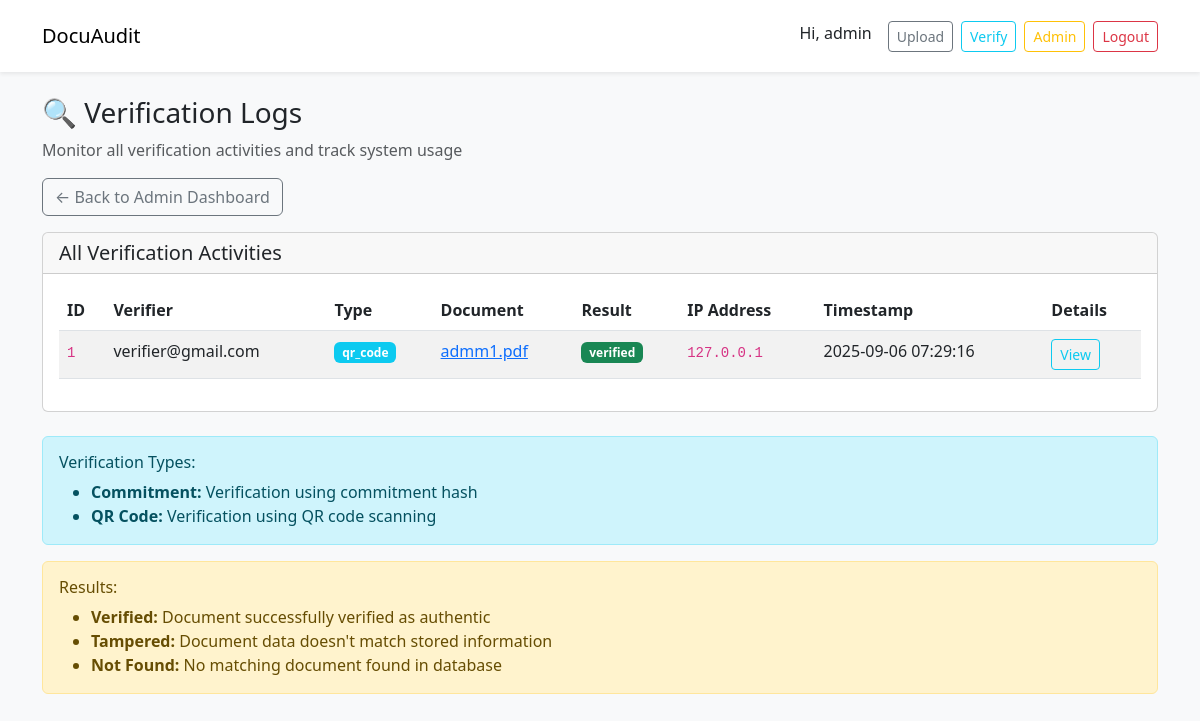
/admin/verification-logs (signed in), run on the app's committed database.
### app.py (models this page shows)
class User(UserMixin, db.Model):
    __tablename__ = "users"
    id = db.Column(db.Integer, primary_key=True)
    email = db.Column(db.String(255), unique=True, nullable=False)
    password_hash = db.Column(db.String(255), nullable=False)
    name = db.Column(db.String(255))
    role = db.Column(db.String(32), default="prover")  # prover, verifier, admin
    eth_address = db.Column(db.String(255), nullable=True)
    status = db.Column(db.String(32), default="active")  # active, pending, blocked, suspended
    is_approved = db.Column(db.Boolean, default=False)  # admin approval required
    last_login = db.Column(db.DateTime, nullable=True)
    created_at = db.Column(db.DateTime, default=datetime.utcnow)

class VerificationLog(db.Model):
    __tablename__ = "verification_logs"
    id = db.Column(db.Integer, primary_key=True)
    verifier_id = db.Column(db.Integer, db.ForeignKey("users.id"), nullable=False)
    document_id = db.Column(db.Integer, db.ForeignKey("documents.id"), nullable=True)
    verification_type = db.Column(db.String(32), nullable=False)  # commitment, qr_code
    verification_data = db.Column(db.Text, nullable=True)  # commitment hash or QR data
    result = db.Column(db.String(32), nullable=False)  # verified, tampered, not_found
    ip_address = db.Column(db.String(45), nullable=True)
    user_agent = db.Column(db.Text, nullable=True)
    created_at = db.Column(db.DateTime, default=datetime.utcnow)
    verifier = db.relationship("User", backref="verification_logs")
    document = db.relationship("Document", backref="verification_logs")

class Document(db.Model):
    __tablename__ = "documents"
    id = db.Column(db.Integer, primary_key=True)
    owner_id = db.Column(db.Integer, db.ForeignKey("users.id"), nullable=False)
    filename = db.Column(db.String(512))
    stored_filename = db.Column(db.String(512))  # encrypted file name on server
    filesize = db.Column(db.Integer)
    commitment = db.Column(db.String(128))  # keccak256(owner || fileHash || salt)
    salt = db.Column(db.String(128), nullable=True)
    cid = db.Column(db.String(512), nullable=True)  # optional IPFS CID
    status = db.Column(db.String(32), default="uploaded")
    qr_code_data = db.Column(db.Text, nullable=True)  # base64 encoded QR code
    created_at = db.Column(db.DateTime, default=datetime.utcnow)
    owner = db.relationship("User", backref="documents")

### app.py (the view)
@app.route("/admin/verification-logs")
@login_required
def admin_verification_logs():
    if current_user.role != "admin":
        flash("Access denied. Admin role required.", "danger")
        return redirect(url_for("dashboard"))
    logs = db.session.query(VerificationLog, User, Document)\
        .join(User, VerificationLog.verifier_id == User.id)\
        .outerjoin(Document, VerificationLog.document_id == Document.id)\
        .order_by(VerificationLog.created_at.desc()).all()
    return render_template("admin_verification_logs.html", logs=logs)

### app.py (called while the page is built)
@login_manager.user_loader
def load_user(user_id):
    return User.query.get(int(user_id))

### templates/admin_verification_logs.html (shortened to what this page needs)
{% extends "base.html" %}
{% block body %}
<h3>🔍 Verification Logs</h3>
<p class="text-muted">Monitor all verification activities and track system usage</p>
<div class="mb-3">
  <a href="{{ url_for('admin_dashboard') }}" class="btn btn-outline-secondary">← Back to Admin Dashboard</a>
</div>
<div class="card">
  <div class="card-header">
    <h5 class="mb-0">All Verification Activities</h5>
  </div>
  <div class="card-body">
    <div class="table-responsive">
      <table class="table table-striped">
        <thead>
          <tr>
            <th>ID</th>
            <th>Verifier</th>
            <th>Type</th>
            <th>Document</th>
            <th>Result</th>
            <th>IP Address</th>
            <th>Timestamp</th>
            <th>Details</th>
          </tr>
        </thead>
        <tbody>
          {% for log, verifier, doc in logs %}
            <tr>
              <td><code>{{ log.id }}</code></td>
              <td>{{ verifier.email }}</td>
              <td>
                <span class="badge bg-{{ 'primary' if log.verification_type == 'commitment' else 'info' }}">
                  {{ log.verification_type }}
                </span>
              </td>
              <td>
                {% if doc %}
                  <a href="#" title="{{ doc.filename }}">{{ doc.filename[:20] }}{{ '...' if doc.filename|length > 20 else '' }}</a>
                {% else %}
                  <span class="text-muted">N/A</span>
                {% endif %}
              </td>
              <td>
                <span class="badge bg-{{ 'success' if log.result == 'verified' else 'danger' if log.result == 'tampered' else 'warning' }}">
                  {{ log.result }}
                </span>
              </td>
              <td><code>{{ log.ip_address or 'N/A' }}</code></td>
              <td>{{ log.created_at.strftime('%Y-%m-%d %H:%M:%S') }}</td>
              <td>
                <button class="btn btn-sm btn-outline-info"
                        onclick="showDetails('{{ log.id }}', '{{ log.verification_data[:100] }}{{ '...' if log.verification_data|length > 100 else '' }}', '{{ log.user_agent or 'N/A' }}')">
                  View
                </button>
              </td>
            </tr>
          {% else %}
            <tr><td colspan="8" class="text-center">No verification logs found</td></tr>
          {% endfor %}
        </tbody>
      </table>
    </div>
  </div>
</div>
<div class="mt-4">
  <div class="alert alert-info">
    <h6>Verification Types:</h6>
    <ul class="mb-0">
      <li><strong>Commitment:</strong> Verification using commitment hash</li>
      <li><strong>QR Code:</strong> Verification using QR code scanning</li>
    </ul>
  </div>
  <div class="alert alert-warning">
    <h6>Results:</h6>
    <ul class="mb-0">
      <li><strong>Verified:</strong> Document successfully verified as authentic</li>
      <li><strong>Tampered:</strong> Document data doesn't match stored information</li>
      <li><strong>Not Found:</strong> No matching document found in database</li>
    </ul>
  </div>
</div>
{% endblock %}

### templates/base.html (shortened to what this page needs)
<!doctype html>
<html>
<head>
  <link href="https://cdn.jsdelivr.net/npm/bootstrap@5.3.0/dist/css/bootstrap.min.css" rel="stylesheet">
</head>
<body class="bg-light">
<nav class="navbar navbar-expand-lg navbar-light bg-white p-3 shadow-sm">
  <div class="container">
    <a class="navbar-brand" href="{{ url_for('dashboard') }}">DocuAudit</a>
    <div class="d-flex gap-2">
      {% if current_user.is_authenticated %}
        <span class="me-2">Hi, {{ current_user.name or current_user.email }}</span>
        {% if current_user.role in ['prover', 'admin'] %}
          <a class="btn btn-outline-secondary btn-sm" href="{{ url_for('upload') }}">Upload</a>
        {% endif %}
        {% if current_user.role in ['verifier', 'admin'] %}
          <a class="btn btn-outline-info btn-sm" href="{{ url_for('verifier_dashboard') }}">Verify</a>
        {% endif %}
        {% if current_user.role == 'admin' %}
          <a class="btn btn-outline-warning btn-sm" href="{{ url_for('admin_dashboard') }}">Admin</a>
        {% endif %}
        <a class="btn btn-outline-danger btn-sm" href="{{ url_for('logout') }}">Logout</a>
      {% else %}
        <a class="btn btn-outline-primary btn-sm" href="{{ url_for('register') }}">Register</a>
        <a class="btn btn-primary btn-sm" href="{{ url_for('login') }}">Login</a>
      {% endif %}
    </div>
  </div>
</nav>
<div class="container mt-4">
  {% block body %}{% endblock %}
</div>
</body>
</html>

### data on the page
User: name "admin"
VerificationLog: id "1", email "verifier@gmail.com", verification_type "qr_code", filename "admm1.pdf", result "verified", ip_address "127.0.0.1", created_at "2025-09-06 07:29:16"
